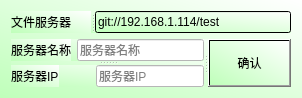
<?xml version="1.0" encoding="UTF-8"?>
<ui version="4.0">
 <class>SetDlg</class>
 <widget class="QDialog" name="SetDlg">
  <property name="geometry">
   <rect>
    <x>0</x>
    <y>0</y>
    <width>302</width>
    <height>95</height>
   </rect>
  </property>
  <property name="windowTitle">
   <string>Dialog</string>
  </property>
  <property name="styleSheet">
   <string notr="true">background-color: qlineargradient(spread:pad, x1:0, y1:1, x2:1, y2:0, stop:0 rgba(191, 255, 186, 255), stop:1 rgba(255, 255, 255, 255));</string>
  </property>
  <layout class="QGridLayout" name="gridLayout">
   <item row="0" column="0">
    <layout class="QVBoxLayout" name="verticalLayout">
     <item>
      <widget class="QSplitter" name="splitter_3">
       <property name="orientation">
        <enum>Qt::Horizontal</enum>
       </property>
       <widget class="QLabel" name="label_3">
        <property name="maximumSize">
         <size>
          <width>80</width>
          <height>16777215</height>
         </size>
        </property>
        <property name="text">
         <string>文件服务器</string>
        </property>
       </widget>
       <widget class="QLineEdit" name="line_fileshare">
        <property name="text">
         <string>git://192.168.1.114/test</string>
        </property>
       </widget>
      </widget>
     </item>
     <item>
      <widget class="QSplitter" name="splitter_2">
       <property name="orientation">
        <enum>Qt::Horizontal</enum>
       </property>
       <widget class="QSplitter" name="splitter">
        <property name="orientation">
         <enum>Qt::Vertical</enum>
        </property>
        <widget class="QWidget" name="layoutWidget">
         <layout class="QHBoxLayout" name="horizontalLayout">
          <item>
           <widget class="QLabel" name="label">
            <property name="text">
             <string>服务器名称</string>
            </property>
           </widget>
          </item>
          <item>
           <widget class="QLineEdit" name="lineEditname">
            <property name="styleSheet">
             <string notr="true">background-color: rgb(255, 255, 255);</string>
            </property>
            <property name="text">
             <string/>
            </property>
            <property name="placeholderText">
             <string>服务器名称</string>
            </property>
           </widget>
          </item>
         </layout>
        </widget>
        <widget class="QWidget" name="layoutWidget">
         <layout class="QHBoxLayout" name="horizontalLayout_2">
          <item>
           <widget class="QLabel" name="label_2">
            <property name="maximumSize">
             <size>
              <width>60</width>
              <height>16777215</height>
             </size>
            </property>
            <property name="text">
             <string>服务器IP</string>
            </property>
           </widget>
          </item>
          <item>
           <spacer name="horizontalSpacer">
            <property name="orientation">
             <enum>Qt::Horizontal</enum>
            </property>
            <property name="sizeHint" stdset="0">
             <size>
              <width>13</width>
              <height>20</height>
             </size>
            </property>
           </spacer>
          </item>
          <item>
           <widget class="QLineEdit" name="lineEditip">
            <property name="maximumSize">
             <size>
              <width>133</width>
              <height>16777215</height>
             </size>
            </property>
            <property name="styleSheet">
             <string notr="true">background-color: rgb(255, 255, 255);</string>
            </property>
            <property name="placeholderText">
             <string>服务器IP</string>
            </property>
           </widget>
          </item>
         </layout>
        </widget>
       </widget>
       <widget class="QPushButton" name="pushButton">
        <property name="text">
         <string>确认</string>
        </property>
       </widget>
      </widget>
     </item>
    </layout>
   </item>
  </layout>
 </widget>
 <resources/>
 <connections/>
</ui>
